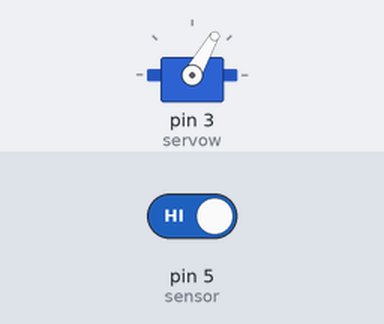
Bench run of a sketch on a simulated Arduino Uno, built with avr-gcc and run on an emulated ATmega328P. Parts: servo. The inputs (shaded band) are chosen by the test bench; at power-on: pin 5 (sensor) HIGH.

Above: at 1.2 s.
1.3 s: pin 5 (sensor) driven LOW
At 1.7 s:
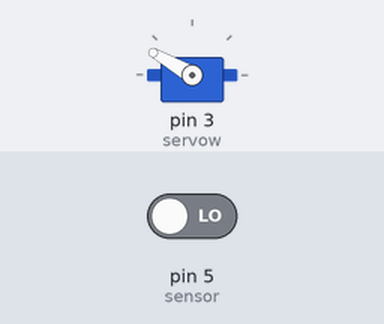
Timing chart, 0 to 4.3 s (numbered marks = the images above; inputs shaded):
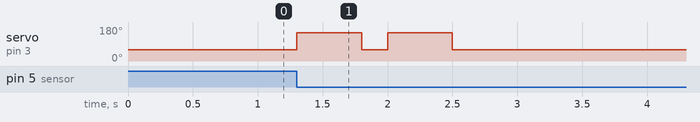

Measured:
- after the input at 1.3 s, servo on pin 3 (servow): alternates 150° for 0.50 s and 60° for 0.20 s, 4 changes in all, then stays 60°, starting at once

The sketch:

Sanitasi.ino
```cpp
 #include <Servo.h>
Servo servow;
int data = 0;
int nowState = 1;
int lastState = 1;
const int sensor = 5;
int nilai = 0;

void setup() {
servow.attach(3);
pinMode(sensor,INPUT);
Serial.begin(9600);
servow.write(70);
}

void loop() {
nowState = digitalRead(sensor);
if(nowState != lastState){
    if(nowState == LOW){  //sensor tertrigger
      nilai++;
      }else{              //sensor no trigger
  lastState = nowState;
        }
  }
  lastState = nowState;
  if(nilai%2 == 0){
    servow.write(60);
    }else{
    servow.write(150);
    delay(500);
    servow.write(60);
    delay(200);
    servow.write(150);
    delay(500);
    servow.write(60);
    nilai = 0;
    delay(1000);
    }
}
```
